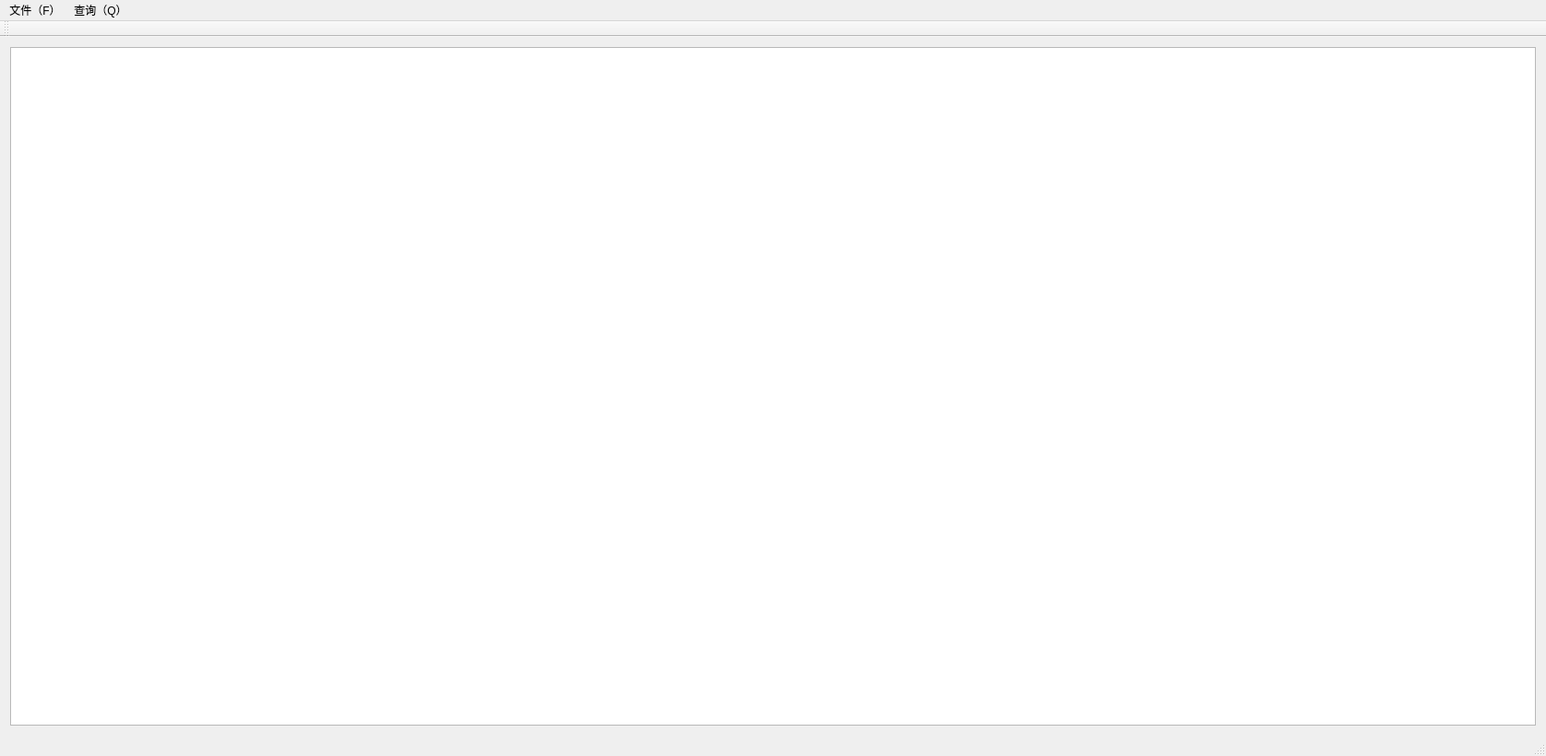
<?xml version="1.0" encoding="UTF-8"?>
<ui version="4.0">
 <class>MAPClass</class>
 <widget class="QMainWindow" name="MAPClass">
  <property name="geometry">
   <rect>
    <x>0</x>
    <y>0</y>
    <width>1676</width>
    <height>820</height>
   </rect>
  </property>
  <property name="minimumSize">
   <size>
    <width>1676</width>
    <height>820</height>
   </size>
  </property>
  <property name="maximumSize">
   <size>
    <width>1676</width>
    <height>820</height>
   </size>
  </property>
  <property name="windowTitle">
   <string>公交转乘</string>
  </property>
  <widget class="QWidget" name="centralWidget">
   <layout class="QGridLayout" name="gridLayout">
    <item row="0" column="0">
     <widget class="QGraphicsView" name="graphicsView">
      <property name="mouseTracking">
       <bool>true</bool>
      </property>
      <property name="autoFillBackground">
       <bool>true</bool>
      </property>
      <property name="styleSheet">
       <string notr="true">background-image: url(:/MAP/华中科技大学周边地图.bmp);</string>
      </property>
     </widget>
    </item>
   </layout>
  </widget>
  <widget class="QMenuBar" name="menuBar">
   <property name="geometry">
    <rect>
     <x>0</x>
     <y>0</y>
     <width>1676</width>
     <height>22</height>
    </rect>
   </property>
   <widget class="QMenu" name="menu_F">
    <property name="title">
     <string>文件（F）</string>
    </property>
    <addaction name="action_open"/>
    <addaction name="action_exit"/>
   </widget>
   <widget class="QMenu" name="menu_Q">
    <property name="title">
     <string>查询（Q）</string>
    </property>
    <addaction name="action_leasttran"/>
    <addaction name="action_mindist"/>
    <addaction name="action_search"/>
   </widget>
   <addaction name="menu_F"/>
   <addaction name="menu_Q"/>
  </widget>
  <widget class="QToolBar" name="mainToolBar">
   <attribute name="toolBarArea">
    <enum>TopToolBarArea</enum>
   </attribute>
   <attribute name="toolBarBreak">
    <bool>false</bool>
   </attribute>
  </widget>
  <widget class="QStatusBar" name="statusBar"/>
  <action name="action_open">
   <property name="checkable">
    <bool>true</bool>
   </property>
   <property name="text">
    <string>读入地图</string>
   </property>
  </action>
  <action name="action_exit">
   <property name="checkable">
    <bool>true</bool>
   </property>
   <property name="text">
    <string>退出</string>
   </property>
  </action>
  <action name="action_leasttran">
   <property name="checkable">
    <bool>true</bool>
   </property>
   <property name="text">
    <string>最少转乘</string>
   </property>
  </action>
  <action name="action_mindist">
   <property name="checkable">
    <bool>true</bool>
   </property>
   <property name="text">
    <string>最短距离</string>
   </property>
  </action>
  <action name="action_search">
   <property name="checkable">
    <bool>true</bool>
   </property>
   <property name="text">
    <string>站点查询</string>
   </property>
  </action>
 </widget>
 <layoutdefault spacing="6" margin="11"/>
 <resources>
  <include location="MAP.qrc"/>
 </resources>
 <connections>
  <connection>
   <sender>action_leasttran</sender>
   <signal>triggered(bool)</signal>
   <receiver>MAPClass</receiver>
   <slot>leasttran()</slot>
   <hints>
    <hint type="sourcelabel">
     <x>-1</x>
     <y>-1</y>
    </hint>
    <hint type="destinationlabel">
     <x>849</x>
     <y>424</y>
    </hint>
   </hints>
  </connection>
  <connection>
   <sender>action_mindist</sender>
   <signal>triggered(bool)</signal>
   <receiver>MAPClass</receiver>
   <slot>mindist()</slot>
   <hints>
    <hint type="sourcelabel">
     <x>-1</x>
     <y>-1</y>
    </hint>
    <hint type="destinationlabel">
     <x>849</x>
     <y>424</y>
    </hint>
   </hints>
  </connection>
  <connection>
   <sender>action_open</sender>
   <signal>triggered(bool)</signal>
   <receiver>MAPClass</receiver>
   <slot>loadmap()</slot>
   <hints>
    <hint type="sourcelabel">
     <x>-1</x>
     <y>-1</y>
    </hint>
    <hint type="destinationlabel">
     <x>849</x>
     <y>424</y>
    </hint>
   </hints>
  </connection>
  <connection>
   <sender>action_exit</sender>
   <signal>triggered(bool)</signal>
   <receiver>MAPClass</receiver>
   <slot>closewnd()</slot>
   <hints>
    <hint type="sourcelabel">
     <x>-1</x>
     <y>-1</y>
    </hint>
    <hint type="destinationlabel">
     <x>849</x>
     <y>424</y>
    </hint>
   </hints>
  </connection>
  <connection>
   <sender>action_search</sender>
   <signal>triggered(bool)</signal>
   <receiver>MAPClass</receiver>
   <slot>findstop()</slot>
   <hints>
    <hint type="sourcelabel">
     <x>-1</x>
     <y>-1</y>
    </hint>
    <hint type="destinationlabel">
     <x>837</x>
     <y>409</y>
    </hint>
   </hints>
  </connection>
 </connections>
 <slots>
  <slot>leasttran()</slot>
  <slot>mindist()</slot>
  <slot>loadmap()</slot>
  <slot>closewnd()</slot>
  <slot>findstop()</slot>
 </slots>
</ui>
